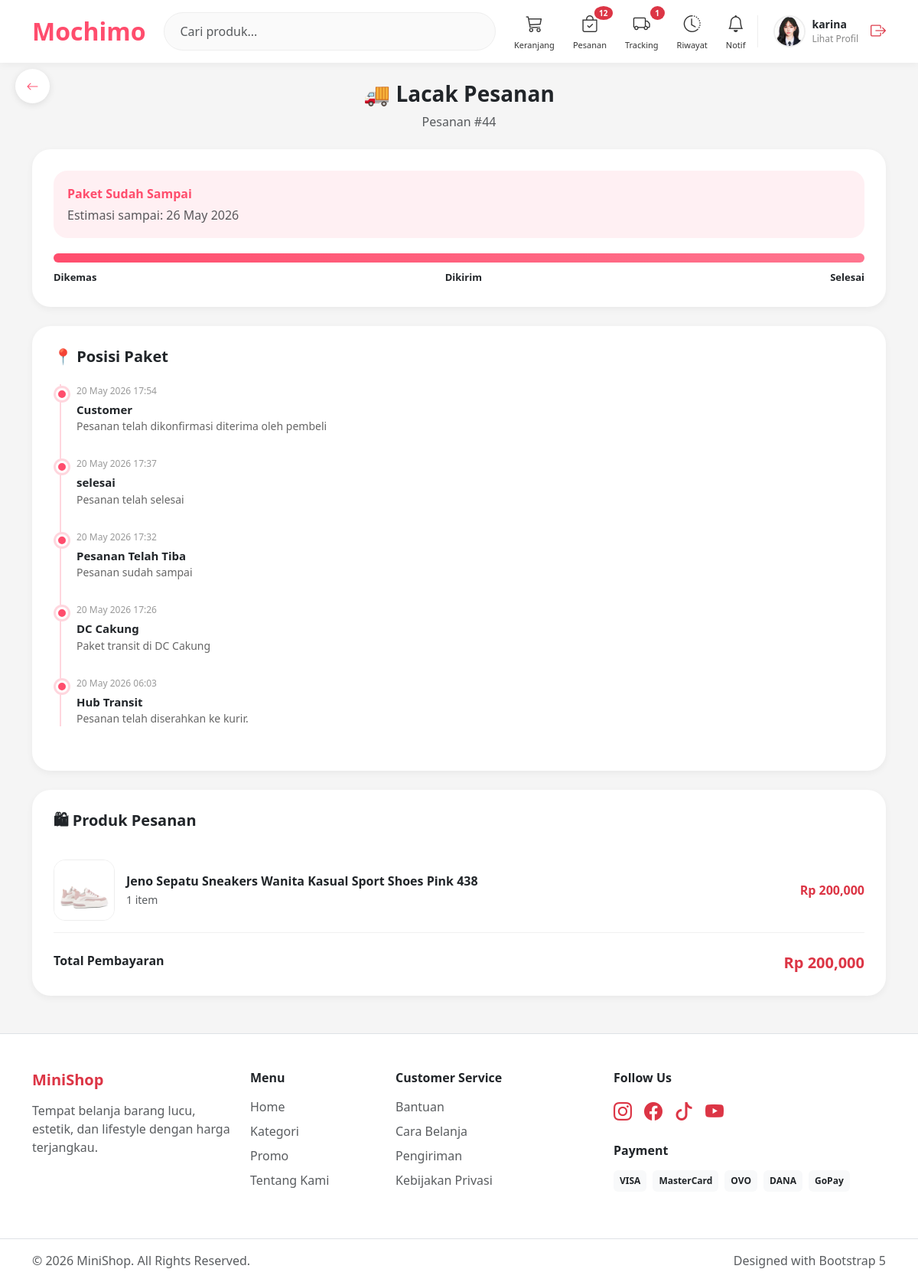
Page /customer/detail_tracking.php?id=44 (signed in) on the committed database.
### tables this page shows
CREATE TABLE `users` (
  `id_user` int NOT NULL,
  `nama` varchar(100) NOT NULL,
  `email` varchar(100) NOT NULL,
  `password` varchar(255) NOT NULL,
  `no_hp` varchar(20) DEFAULT NULL,
  `alamat` text,
  `foto` varchar(255) DEFAULT NULL,
  `role` enum('admin','customer') DEFAULT 'customer',
  `created_at` timestamp NOT NULL DEFAULT CURRENT_TIMESTAMP,
  `gender` varchar(10) DEFAULT NULL
);

CREATE TABLE `pesanan` (
  `id_pesanan` int NOT NULL,
  `id_user` int DEFAULT NULL,
  `tanggal_pesan` datetime DEFAULT CURRENT_TIMESTAMP,
  `total` int NOT NULL,
  `diskon` int NOT NULL,
  `total_bayar` int DEFAULT NULL,
  `status` enum('menunggu pembayaran','diproses','dikirim','selesai','dibatalkan') DEFAULT 'menunggu pembayaran',
  `alamat_pengiriman` text,
  `metode_pembayaran` varchar(50) DEFAULT NULL,
  `nomor_pesanan` varchar(50) DEFAULT NULL,
  `bank_tujuan` varchar(100) DEFAULT NULL,
  `bukti_pembayaran` varchar(255) DEFAULT NULL,
  `status_pembayaran` enum('pending','menunggu_verifikasi','dibayar','expired','belum dibayar') NOT NULL DEFAULT 'pending',
  `batas_pembayaran` datetime DEFAULT NULL,
  `waktu_dikirim` datetime DEFAULT NULL,
  `waktu_selesai` datetime DEFAULT NULL,
  `nomor_pembayaran` varchar(50) DEFAULT NULL,
  `is_read` tinyint(1) DEFAULT '0'
);

CREATE TABLE `tracking` (
  `id_tracking` int NOT NULL,
  `id_pesanan` int NOT NULL,
  `keterangan` text NOT NULL,
  `lokasi` varchar(255) NOT NULL,
  `waktu` timestamp NULL DEFAULT CURRENT_TIMESTAMP
);

CREATE TABLE `detail_pesanan` (
  `id_detail` int NOT NULL,
  `id_pesanan` int DEFAULT NULL,
  `id_produk` int DEFAULT NULL,
  `qty` int DEFAULT NULL,
  `harga` int DEFAULT NULL,
  `subtotal` int DEFAULT NULL,
  `harga_at_purchase` int NOT NULL DEFAULT '0',
  `ukuran` varchar(20) DEFAULT NULL,
  `warna` varchar(100) DEFAULT NULL
);

CREATE TABLE `produk` (
  `id_produk` int NOT NULL,
  `id_kategori` int DEFAULT NULL,
  `nama_produk` varchar(150) NOT NULL,
  `harga` int NOT NULL,
  `stok` int DEFAULT '0',
  `deskripsi` text,
  `gambar` varchar(255) DEFAULT NULL,
  `rating` decimal(2,1) DEFAULT '0.0',
  `created_at` timestamp NOT NULL DEFAULT CURRENT_TIMESTAMP,
  `ukuran` varchar(50) DEFAULT NULL
);

### customer/detail_tracking.php (the view, shortened to what this page needs)
<?php
include "../config/koneksi.php";
$id_user = $_SESSION['id_user'];
$id_pesanan = mysqli_real_escape_string($conn, $_GET['id']);
$query_pesanan = mysqli_query($conn,"
SELECT *
FROM pesanan
WHERE id_pesanan='$id_pesanan'
AND id_user='$id_user'
");
$pesanan = mysqli_fetch_assoc($query_pesanan);
$detail = mysqli_query($conn,"
SELECT dp.*, p.nama_produk, p.gambar
FROM detail_pesanan dp
JOIN produk p
ON dp.id_produk = p.id_produk
WHERE dp.id_pesanan='$id_pesanan'
");
$tracking = mysqli_query($conn,"
SELECT *
FROM tracking
WHERE id_pesanan='$id_pesanan'
ORDER BY waktu DESC
");
$status = strtolower($pesanan['status']);
$progress = 25;
if($status == "diproses"){
    $progress = 25;
}
elseif($status == "dikirim"){
    $progress = 75;
}
elseif($status == "selesai"){
    $progress = 100;
}
include "../template/header.php";
include "../template/navbar_customer.php";
?>
<a href="dashboard.php" class="back-btn">
    <i class="bi bi-arrow-left"></i>
</a>
<div class="container py-4">
    <div class="text-center mb-4">
        <h3 class="fw-bold">
            🚚 Lacak Pesanan
        </h3>
        <p class="text-muted">
            Pesanan #<?= $pesanan['id_pesanan']; ?>
        </p>
    </div>
    <div class="tracking-card">
        <div class="status-box">
            <div class="status-title mb-1">
                <?php if($status == "selesai"){ ?>
                    Paket Sudah Sampai
                <?php } ?>
            </div>
            <div class="text-muted">
                Estimasi sampai:
                <?= date('d M Y', strtotime('+3 day')); ?>
            </div>
        </div>
        <div class="progress-wrapper">
            <div class="progress">
                <div class="progress-bar"
                     style="width:<?= $progress; ?>%">
                </div>
            </div>
            <div class="progress-label">
                <span>Dikemas</span>
                <span>Dikirim</span>
                <span>Selesai</span>
            </div>
        </div>
    </div>
    <div class="tracking-card">
        <h5 class="fw-bold mb-4">
            📍 Posisi Paket
        </h5>
        <div class="timeline">
            <?php if(mysqli_num_rows($tracking) > 0) : ?>
                <?php while($t = mysqli_fetch_assoc($tracking)) : ?>
                <div class="timeline-item">
                    <div class="timeline-time">
                        <?= date('d M Y H:i', strtotime($t['waktu'])); ?>
                    </div>
                    <div class="timeline-location">
                        <?= $t['lokasi']; ?>
                    </div>
                    <div class="timeline-desc">
                        <?= $t['keterangan']; ?>
                    </div>
                </div>
                <?php endwhile; ?>
            <?php else : ?>
                <div class="text-muted">
                    Paket sedang disiapkan seller
                </div>
            <?php endif; ?>
        </div>
    </div>
    <div class="tracking-card">
        <h5 class="fw-bold mb-4">
            🛍 Produk Pesanan
        </h5>
        <?php while($d = mysqli_fetch_assoc($detail)) : ?>
        <div class="product-item">
            <img src="../admin/upload/<?= $d['gambar']; ?>">
            <div class="flex-grow-1">
                <div class="fw-bold">
                    <?= $d['nama_produk']; ?>
                </div>
                <small class="text-muted">
                    <?= $d['qty']; ?> item
                </small>
            </div>
            <div class="fw-bold text-danger">
                Rp <?= number_format($d['subtotal']); ?>
            </div>
        </div>
        <?php endwhile; ?>
        <div class="d-flex justify-content-between mt-4">
            <span class="fw-bold">
                Total Pembayaran
            </span>
            <span class="fw-bold text-danger fs-5">
                Rp <?= number_format($pesanan['total']); ?>
            </span>
        </div>
    </div>
</div>
<?php include "../template/footer.php"; ?>

### template/navbar_customer.php (shortened to what this page needs)
<?php
include "../config/koneksi.php";
$id_user = $_SESSION['id_user'] ?? 0;
$queryUser = mysqli_query($conn,"
SELECT * FROM users
WHERE id_user='$id_user'
");
$user = mysqli_fetch_assoc($queryUser ?? []);
$fotoProfile = (!empty($user['foto']))
    ? "../assets/profile/" . $user['foto']
    : "../assets/img/user.png";
$queryPesanan = mysqli_query($conn,"
SELECT COUNT(*) as total
FROM pesanan
WHERE id_user='$id_user'
AND status IN ('Diproses','Menunggu pembayaran')
");
$dataPesanan = mysqli_fetch_assoc($queryPesanan);
$total_pesanan = $dataPesanan['total'] ?? 0;
$queryTracking = mysqli_query($conn,"
SELECT COUNT(*) as total
FROM pesanan
WHERE id_user='$id_user'
AND status='Dikirim'
");
$dataTracking = mysqli_fetch_assoc($queryTracking);
$total_tracking = $dataTracking['total'] ?? 0;
?>
<nav class="navbar navbar-expand-lg navbar-light navbar-custom sticky-top">
<div class="container d-flex align-items-center">
    <a href="../customer/dashboard.php" class="logo-text me-4">
        Mochimo
    </a>
    <form class="d-flex flex-grow-1 me-4 search-wrapper"
          method="GET"
          action="../customer/dashboard.php">
        <input type="search"
               name="cari"
               class="form-control search-input"
               placeholder="Cari produk..."
               autocomplete="off">
    </form>
    <div class="menu-wrapper me-3">
        <a href="../customer/cart.php" class="menu-icon">
            <i class="bi bi-cart3"></i>
            <small>Keranjang</small>
        </a>
        <a href="../customer/pesanan.php" class="menu-icon">
            <i class="bi bi-bag-check"></i>
            <?php if($total_pesanan > 0){ ?>
                <span class="badge bg-danger badge-custom">
                    <?= $total_pesanan; ?>
                </span>
            <?php } ?>
            <small>Pesanan</small>
        </a>
        <a href="../customer/tracking_pesanan.php" class="menu-icon">
            <i class="bi bi-truck"></i>
            <?php if($total_tracking > 0){ ?>
                <span class="badge bg-danger badge-custom">
                    <?= $total_tracking; ?>
                </span>
            <?php } ?>
            <small>Tracking</small>
        </a>
        <a href="../customer/riwayat.php" class="menu-icon">
            <i class="bi bi-clock-history"></i>
            <small>Riwayat</small>
        </a>
        <a href="../customer/notifikasi.php" class="menu-icon">
            <i class="bi bi-bell"></i>
            <small>Notif</small>
        </a>
    </div>
    <div class="d-flex align-items-center profile-navbar">
        <a href="../customer/profil.php"
           class="d-flex align-items-center text-decoration-none text-dark gap-2">
            <img src="<?= $fotoProfile; ?>" class="profile-img">
            <div>
                <div class="profile-name">
                    <?= isset($user['nama']) ? $user['nama'] : 'Customer'; ?>
                </div>
                <div class="profile-text">
                    Lihat Profil
                </div>
            </div>
        </a>
        <a href="../auth/logout.php" class="text-danger ms-3">
            <i class="bi bi-box-arrow-right fs-5"></i>
        </a>
    </div>
</div>
</nav>

### assets/css/style.css (style rules this page uses)
body { background:#f5f5f5; font-family:Arial,sans-serif; }

### template/navbar_customer.php (style rules this page uses)
.navbar-custom { background:white; box-shadow:0 2px 10px rgba(0,0,0,0.05); padding:14px 0; z-index:999; }
.logo-text { font-weight:800; font-size:32px; color:#ff4d6d !important; text-decoration:none; }
.search-input { border-radius:50px; padding:12px 20px; border:1px solid #eee; background:#fafafa; }
.menu-wrapper { display:flex; align-items:center; gap:24px; }
.menu-icon { color:#333; position:relative; transition:0.2s; display:flex; flex-direction:column; align-items:center; text-decoration:none; }
.menu-icon i { font-size:22px; }
.menu-icon small { font-size:11px; margin-top:4px; font-weight:500; }
.badge-custom { position:absolute; top:-6px; right:-8px; font-size:10px; min-width:18px; height:18px; border-radius:50%; display:flex; align-items:center; justify-content:center; }
.profile-navbar { padding-left:20px; border-left:1px solid #eee; }
.profile-img { width:42px; height:42px; border-radius:50%; object-fit:cover; border:2px solid #eee; }
.profile-name { font-size:14px; font-weight:700; margin-bottom:0; }
.profile-text { font-size:12px; color:#888; }

### customer/detail_tracking.php (style rules this page uses)
body { background:#f5f5f5; font-family:'Segoe UI',sans-serif; }
.tracking-card { background:white; border-radius:24px; padding:28px; margin-bottom:25px; box-shadow:0 3px 10px rgba(0,0,0,0.05); }
.progress-wrapper { margin-top:20px; }
.progress { height:12px; border-radius:20px; overflow:hidden; background:#eee; }
.progress-bar { background:linear-gradient(90deg,#ff4d6d,#ff758f); }
.progress-label { display:flex; justify-content:space-between; margin-top:10px; font-size:13px; font-weight:600; }
.status-box { background:#fff0f3; border-radius:18px; padding:18px; }
.status-title { font-weight:700; color:#ff4d6d; }
.timeline { position:relative; margin-top:20px; padding-left:30px; }
.timeline::before { content:''; position:absolute; left:8px; top:0; width:2px; height:100%; background:#ffd6de; }
.timeline-item { position:relative; margin-bottom:30px; }
.timeline-item::before { content:''; position:absolute; left:-27px; top:5px; width:16px; height:16px; border-radius:50%; background:#ff4d6d; border:3px solid #fff; box-shadow:0 0 0 3px #ffd6de; }
.timeline-time { font-size:12px; color:#999; margin-bottom:4px; }
.timeline-location { font-weight:700; font-size:15px; }
.timeline-desc { color:#666; font-size:14px; }
.product-item { display:flex; align-items:center; gap:15px; padding:15px 0; border-bottom:1px solid #f1f1f1; }
.product-item img { width:80px; height:80px; border-radius:15px; object-fit:cover; border:1px solid #eee; }
.back-btn { width:45px; height:45px; border-radius:50%; background:white; display:flex; align-items:center; justify-content:center; position:fixed; top:90px; left:20px; text-decoration:none; color:#ff4d6d; box-shadow:0 2px 10px rgba(0,0,0,0.1); z-index:999; transition:0.2s; }

### rows in the picture
users: foto (picture), nama "karina"
pesanan: id_pesanan "44", total "200,000"
tracking: waktu "20 May 2026 17:54", lokasi "Customer", keterangan "Pesanan telah dikonfirmasi diterima oleh pembeli"
tracking: waktu "20 May 2026 17:37", lokasi "selesai", keterangan "Pesanan telah selesai"
tracking: waktu "20 May 2026 17:32", lokasi "Pesanan Telah Tiba", keterangan "Pesanan sudah sampai"
tracking: waktu "20 May 2026 17:26", lokasi "DC Cakung", keterangan "Paket transit di DC Cakung"
tracking: waktu "20 May 2026 06:03", lokasi "Hub Transit", keterangan "Pesanan telah diserahkan ke kurir."
detail_pesanan: id_produk.gambar (picture), id_produk.nama_produk "Jeno Sepatu Sneakers Wanita Kasual Sport Shoes Pink 438", qty "1", subtotal "200,000"

### other values in the picture
$total_pesanan "12"
$total_tracking "1"
